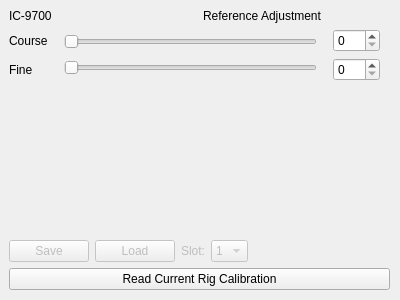
<?xml version="1.0" encoding="UTF-8"?>
<ui version="4.0">
 <class>calibrationWindow</class>
 <widget class="QDialog" name="calibrationWindow">
  <property name="geometry">
   <rect>
    <x>0</x>
    <y>0</y>
    <width>400</width>
    <height>300</height>
   </rect>
  </property>
  <property name="sizePolicy">
   <sizepolicy hsizetype="Fixed" vsizetype="Fixed">
    <horstretch>0</horstretch>
    <verstretch>0</verstretch>
   </sizepolicy>
  </property>
  <property name="minimumSize">
   <size>
    <width>400</width>
    <height>300</height>
   </size>
  </property>
  <property name="maximumSize">
   <size>
    <width>400</width>
    <height>300</height>
   </size>
  </property>
  <property name="windowTitle">
   <string>Reference Adjustment</string>
  </property>
  <widget class="QWidget" name="verticalLayoutWidget">
   <property name="geometry">
    <rect>
     <x>9</x>
     <y>9</y>
     <width>381</width>
     <height>281</height>
    </rect>
   </property>
   <layout class="QVBoxLayout" name="verticalLayout">
    <item>
     <layout class="QHBoxLayout" name="horizontalLayout_3">
      <item>
       <widget class="QLabel" name="label_3">
        <property name="text">
         <string>IC-9700</string>
        </property>
       </widget>
      </item>
      <item>
       <widget class="QLabel" name="label_4">
        <property name="text">
         <string>Reference Adjustment</string>
        </property>
       </widget>
      </item>
     </layout>
    </item>
    <item>
     <layout class="QHBoxLayout" name="horizontalLayout_5">
      <item>
       <layout class="QVBoxLayout" name="verticalLayout_5">
        <item>
         <widget class="QLabel" name="label">
          <property name="text">
           <string>Course</string>
          </property>
         </widget>
        </item>
        <item>
         <widget class="QLabel" name="label_2">
          <property name="text">
           <string>Fine</string>
          </property>
         </widget>
        </item>
       </layout>
      </item>
      <item>
       <layout class="QVBoxLayout" name="verticalLayout_8">
        <property name="rightMargin">
         <number>10</number>
        </property>
       </layout>
      </item>
      <item>
       <layout class="QVBoxLayout" name="verticalLayout_6">
        <item>
         <widget class="QSlider" name="calCourseSlider">
          <property name="maximum">
           <number>255</number>
          </property>
          <property name="orientation">
           <enum>Qt::Horizontal</enum>
          </property>
         </widget>
        </item>
        <item>
         <widget class="QSlider" name="calFineSlider">
          <property name="maximum">
           <number>255</number>
          </property>
          <property name="orientation">
           <enum>Qt::Horizontal</enum>
          </property>
         </widget>
        </item>
       </layout>
      </item>
      <item>
       <layout class="QVBoxLayout" name="verticalLayout_9">
        <property name="leftMargin">
         <number>10</number>
        </property>
        <property name="rightMargin">
         <number>10</number>
        </property>
        <item>
         <widget class="QSpinBox" name="calCourseSpinbox">
          <property name="maximum">
           <number>255</number>
          </property>
         </widget>
        </item>
        <item>
         <widget class="QSpinBox" name="calFineSpinbox">
          <property name="maximum">
           <number>255</number>
          </property>
         </widget>
        </item>
       </layout>
      </item>
     </layout>
    </item>
    <item>
     <spacer name="verticalSpacer">
      <property name="orientation">
       <enum>Qt::Vertical</enum>
      </property>
      <property name="sizeHint" stdset="0">
       <size>
        <width>20</width>
        <height>40</height>
       </size>
      </property>
     </spacer>
    </item>
    <item>
     <layout class="QHBoxLayout" name="horizontalLayout">
      <property name="topMargin">
       <number>0</number>
      </property>
      <item>
       <widget class="QPushButton" name="calSaveSlotBtn">
        <property name="enabled">
         <bool>false</bool>
        </property>
        <property name="toolTip">
         <string>&lt;html&gt;&lt;head/&gt;&lt;body&gt;&lt;p&gt;Save the calibration data to the indicated slot in the preference file. &lt;/p&gt;&lt;/body&gt;&lt;/html&gt;</string>
        </property>
        <property name="text">
         <string>Save</string>
        </property>
       </widget>
      </item>
      <item>
       <widget class="QPushButton" name="calLoadSlotBtn">
        <property name="enabled">
         <bool>false</bool>
        </property>
        <property name="toolTip">
         <string>&lt;html&gt;&lt;head/&gt;&lt;body&gt;&lt;p&gt;Load the calibration data from the indicated slot in the preference file. &lt;/p&gt;&lt;/body&gt;&lt;/html&gt;</string>
        </property>
        <property name="text">
         <string>Load</string>
        </property>
       </widget>
      </item>
      <item>
       <widget class="QLabel" name="label_11">
        <property name="enabled">
         <bool>false</bool>
        </property>
        <property name="text">
         <string>Slot:</string>
        </property>
       </widget>
      </item>
      <item>
       <widget class="QComboBox" name="comboBox">
        <property name="enabled">
         <bool>false</bool>
        </property>
        <item>
         <property name="text">
          <string>1</string>
         </property>
        </item>
        <item>
         <property name="text">
          <string>2</string>
         </property>
        </item>
        <item>
         <property name="text">
          <string>3</string>
         </property>
        </item>
        <item>
         <property name="text">
          <string>4</string>
         </property>
        </item>
        <item>
         <property name="text">
          <string>5</string>
         </property>
        </item>
       </widget>
      </item>
      <item>
       <spacer name="horizontalSpacer">
        <property name="orientation">
         <enum>Qt::Horizontal</enum>
        </property>
        <property name="sizeHint" stdset="0">
         <size>
          <width>40</width>
          <height>20</height>
         </size>
        </property>
       </spacer>
      </item>
     </layout>
    </item>
    <item>
     <widget class="QPushButton" name="calReadRigCalBtn">
      <property name="text">
       <string>Read Current Rig Calibration</string>
      </property>
     </widget>
    </item>
   </layout>
  </widget>
 </widget>
 <resources/>
 <connections/>
</ui>
